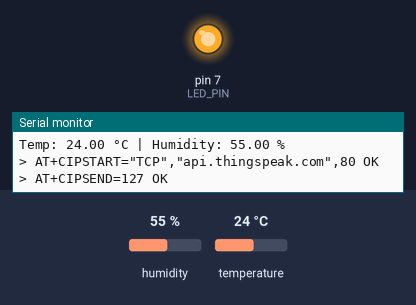
Simulated run of this sketch. Board: Arduino Uno, built with avr-gcc and run on an emulated ATmega328P. On the bench: output pins drawn as LEDs (lit = HIGH), the last lines printed to the serial monitor. The test bench sets the inputs (shaded band); at power-on: humidity 55 %, temperature 24 °C. The modem accepts every AT command (registered, SIM ready, sends succeed) and sends nothing else.

Above: at 7.0 s.
At 21.1 s:
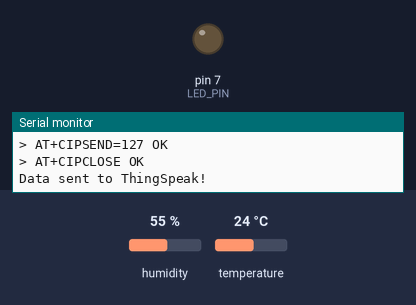
Timing chart, 0 to 39.5 s (numbered marks = the images above):
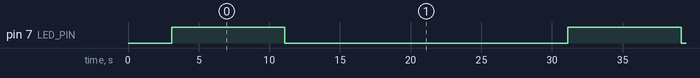

The sketch:

cloud_integration.ino
```cpp
/*
  Arduino and Cloud Integration
  ----------------------------------------
  Description:
    This project reads temperature and humidity from a DHT22 sensor
    and uploads the data to ThingSpeak via an ESP8266 WiFi module.

  Components:
    - Arduino Uno
    - DHT22 Sensor
    - ESP8266 WiFi module (ESP-01 or NodeMCU in serial mode)
    - Cloud platform: ThingSpeak (https://thingspeak.com)

  Skills:
    - Sensor data collection
    - HTTP communication via WiFi (AT commands)
    - IoT data publishing
*/

#include <SoftwareSerial.h>
#include <DHT.h>

// === Pin Definitions ===
#define DHTPIN 2
#define DHTTYPE DHT22
#define ESP_RX 3   // Arduino RX  <- ESP TX
#define ESP_TX 4   // Arduino TX  -> ESP RX (use voltage divider!)
#define LED_PIN 7  // Status LED

// === WiFi & ThingSpeak Settings ===
const char* WIFI_SSID = "YourWiFiSSID";
const char* WIFI_PASS = "YourWiFiPassword";
String API_KEY = "YOUR_THINGSPEAK_API_KEY";  // Replace with your ThingSpeak Write API Key
String HOST = "api.thingspeak.com";
String PORT = "80";

SoftwareSerial esp(ESP_RX, ESP_TX);
DHT dht(DHTPIN, DHTTYPE);

void setup() {
  Serial.begin(9600);
  esp.begin(115200);
  dht.begin();
  pinMode(LED_PIN, OUTPUT);

  Serial.println("\n[ThingSpeak Cloud Uploader]");
  sendCommand("AT", "OK", 2000);
  sendCommand("AT+CWMODE=1", "OK", 2000);
  sendCommand("AT+CWJAP=\"" + String(WIFI_SSID) + "\",\"" + String(WIFI_PASS) + "\"", "WIFI GOT IP", 10000);

  Serial.println("WiFi Connected! Starting data upload loop...");
}

void loop() {
  float temperature = dht.readTemperature();
  float humidity = dht.readHumidity();

  if (isnan(temperature) || isnan(humidity)) {
    Serial.println("Sensor read error!");
    delay(2000);
    return;
  }

  Serial.print("Temp: ");
  Serial.print(temperature);
  Serial.print(" °C | Humidity: ");
  Serial.print(humidity);
  Serial.println(" %");

  digitalWrite(LED_PIN, HIGH);

  // Prepare HTTP GET request
  String requestData = "GET /update?api_key=" + API_KEY +
                       "&field1=" + String(temperature) +
                       "&field2=" + String(humidity) + " HTTP/1.1\r\n" +
                       "Host: " + HOST + "\r\n" +
                       "Connection: close\r\n\r\n";

  // Send data to ThingSpeak
  sendCommand("AT+CIPSTART=\"TCP\",\"" + HOST + "\"," + PORT, "OK", 5000);
  sendCommand("AT+CIPSEND=" + String(requestData.length()), ">", 2000);
  esp.print(requestData);
  delay(5000);
  sendCommand("AT+CIPCLOSE", "OK", 2000);

  digitalWrite(LED_PIN, LOW);
  Serial.println("Data sent to ThingSpeak!\n");

  delay(20000); // ThingSpeak allows updates every 15+ seconds
}

// === Helper Function to Communicate with ESP ===
void sendCommand(String command, String ack, int timeout) {
  esp.println(command);
  long int time = millis();
  while ((millis() - time) < timeout) {
    while (esp.available()) {
      String response = esp.readString();
      if (response.indexOf(ack) != -1) {
        Serial.println("> " + command + " OK");
        return;
      }
    }
  }
  Serial.println("> " + command + " [Timeout]");
}
```

Measured:
- by itself, pin 7 (LED_PIN): alternates HIGH for 8.0 s and LOW for 20.0 s
